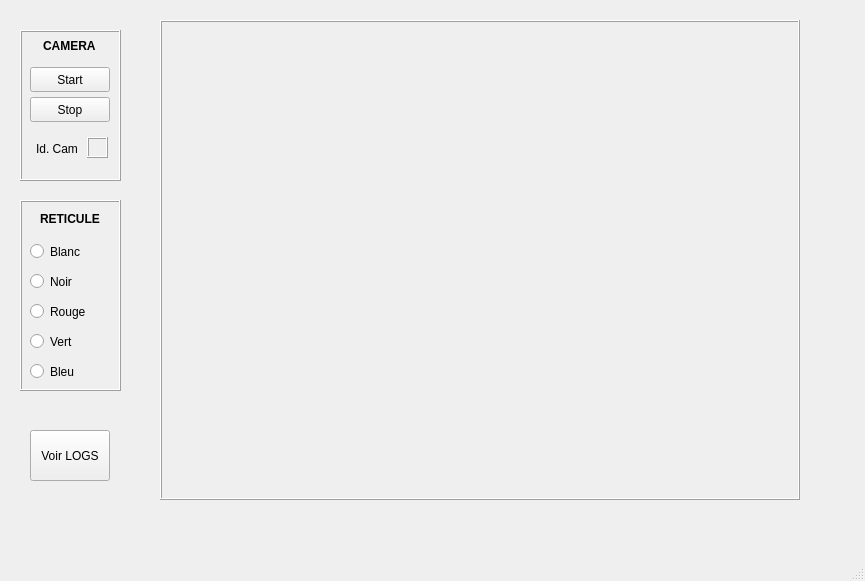
<?xml version="1.0" encoding="UTF-8"?>
<ui version="4.0">
 <class>MainWindow</class>
 <widget class="QMainWindow" name="MainWindow">
  <property name="geometry">
   <rect>
    <x>0</x>
    <y>0</y>
    <width>865</width>
    <height>581</height>
   </rect>
  </property>
  <property name="windowTitle">
   <string>MainWindow</string>
  </property>
  <widget class="QWidget" name="centralWidget">
   <widget class="QPushButton" name="pushButton">
    <property name="geometry">
     <rect>
      <x>30</x>
      <y>67</y>
      <width>80</width>
      <height>25</height>
     </rect>
    </property>
    <property name="text">
     <string>Start</string>
    </property>
   </widget>
   <widget class="QPushButton" name="pushButton_2">
    <property name="geometry">
     <rect>
      <x>30</x>
      <y>97</y>
      <width>80</width>
      <height>25</height>
     </rect>
    </property>
    <property name="text">
     <string>Stop</string>
    </property>
   </widget>
   <widget class="QLabel" name="label">
    <property name="geometry">
     <rect>
      <x>160</x>
      <y>20</y>
      <width>640</width>
      <height>480</height>
     </rect>
    </property>
    <property name="frameShape">
     <enum>QFrame::Box</enum>
    </property>
    <property name="frameShadow">
     <enum>QFrame::Raised</enum>
    </property>
    <property name="text">
     <string/>
    </property>
   </widget>
   <widget class="QLabel" name="labelCam">
    <property name="geometry">
     <rect>
      <x>87</x>
      <y>137</y>
      <width>21</width>
      <height>21</height>
     </rect>
    </property>
    <property name="frameShape">
     <enum>QFrame::Box</enum>
    </property>
    <property name="frameShadow">
     <enum>QFrame::Raised</enum>
    </property>
    <property name="text">
     <string/>
    </property>
   </widget>
   <widget class="QLabel" name="label_3">
    <property name="geometry">
     <rect>
      <x>36</x>
      <y>140</y>
      <width>54</width>
      <height>17</height>
     </rect>
    </property>
    <property name="text">
     <string>Id. Cam</string>
    </property>
   </widget>
   <widget class="QRadioButton" name="radioButton">
    <property name="geometry">
     <rect>
      <x>30</x>
      <y>240</y>
      <width>96</width>
      <height>23</height>
     </rect>
    </property>
    <property name="text">
     <string>Blanc</string>
    </property>
   </widget>
   <widget class="QRadioButton" name="radioButton_2">
    <property name="geometry">
     <rect>
      <x>30</x>
      <y>270</y>
      <width>96</width>
      <height>23</height>
     </rect>
    </property>
    <property name="text">
     <string>Noir</string>
    </property>
   </widget>
   <widget class="QRadioButton" name="radioButton_3">
    <property name="geometry">
     <rect>
      <x>30</x>
      <y>300</y>
      <width>96</width>
      <height>23</height>
     </rect>
    </property>
    <property name="text">
     <string>Rouge</string>
    </property>
   </widget>
   <widget class="QRadioButton" name="radioButton_4">
    <property name="geometry">
     <rect>
      <x>30</x>
      <y>330</y>
      <width>96</width>
      <height>23</height>
     </rect>
    </property>
    <property name="text">
     <string>Vert</string>
    </property>
   </widget>
   <widget class="QRadioButton" name="radioButton_5">
    <property name="geometry">
     <rect>
      <x>30</x>
      <y>360</y>
      <width>96</width>
      <height>23</height>
     </rect>
    </property>
    <property name="text">
     <string>Bleu</string>
    </property>
   </widget>
   <widget class="QLabel" name="label_2">
    <property name="geometry">
     <rect>
      <x>20</x>
      <y>200</y>
      <width>101</width>
      <height>191</height>
     </rect>
    </property>
    <property name="frameShape">
     <enum>QFrame::Box</enum>
    </property>
    <property name="frameShadow">
     <enum>QFrame::Raised</enum>
    </property>
    <property name="text">
     <string/>
    </property>
   </widget>
   <widget class="QLabel" name="label_4">
    <property name="geometry">
     <rect>
      <x>40</x>
      <y>210</y>
      <width>61</width>
      <height>17</height>
     </rect>
    </property>
    <property name="font">
     <font>
      <weight>75</weight>
      <bold>true</bold>
     </font>
    </property>
    <property name="text">
     <string>RETICULE</string>
    </property>
   </widget>
   <widget class="QLabel" name="label_5">
    <property name="geometry">
     <rect>
      <x>20</x>
      <y>30</y>
      <width>101</width>
      <height>151</height>
     </rect>
    </property>
    <property name="frameShape">
     <enum>QFrame::Box</enum>
    </property>
    <property name="frameShadow">
     <enum>QFrame::Raised</enum>
    </property>
    <property name="text">
     <string/>
    </property>
   </widget>
   <widget class="QLabel" name="label_6">
    <property name="geometry">
     <rect>
      <x>43</x>
      <y>37</y>
      <width>54</width>
      <height>17</height>
     </rect>
    </property>
    <property name="font">
     <font>
      <weight>75</weight>
      <bold>true</bold>
     </font>
    </property>
    <property name="text">
     <string>CAMERA</string>
    </property>
   </widget>
   <widget class="QPushButton" name="pushButton_3">
    <property name="geometry">
     <rect>
      <x>30</x>
      <y>430</y>
      <width>80</width>
      <height>51</height>
     </rect>
    </property>
    <property name="text">
     <string>Voir LOGS</string>
    </property>
   </widget>
   <zorder>label_6</zorder>
   <zorder>label_5</zorder>
   <zorder>label_4</zorder>
   <zorder>label_2</zorder>
   <zorder>pushButton</zorder>
   <zorder>pushButton_2</zorder>
   <zorder>label</zorder>
   <zorder>labelCam</zorder>
   <zorder>label_3</zorder>
   <zorder>radioButton</zorder>
   <zorder>radioButton_2</zorder>
   <zorder>radioButton_3</zorder>
   <zorder>radioButton_4</zorder>
   <zorder>radioButton_5</zorder>
   <zorder>pushButton_3</zorder>
  </widget>
  <widget class="QMenuBar" name="menuBar">
   <property name="geometry">
    <rect>
     <x>0</x>
     <y>0</y>
     <width>865</width>
     <height>22</height>
    </rect>
   </property>
  </widget>
  <widget class="QStatusBar" name="statusBar"/>
 </widget>
 <layoutdefault spacing="6" margin="11"/>
 <resources/>
 <connections/>
</ui>
